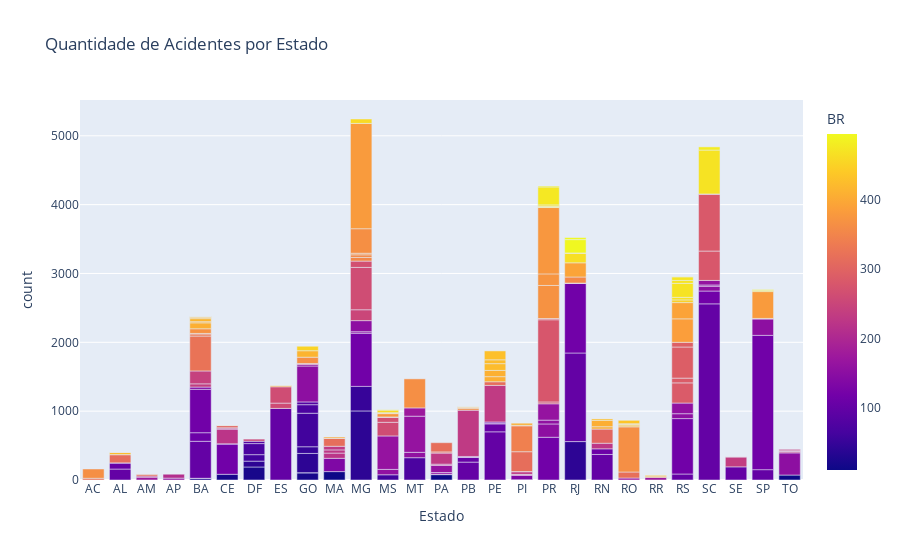

Source (notebook cell):
### Code cell
# Supondo que dados_agrupados já esteja definido conforme o código anterior
fig = px.bar(
    dados_agrupados2,
    x='Estado',      # Eixo x deve ser o Estado
    y='count',       # Eixo y deve ser a contagem de acidentes
    color='BR',  # Usar cor baseada nos estados
    title='Quantidade de Acidentes por Estado',  # Título do gráfico
)

# Exibir o gráfico
fig.show()

### Figure 1 — Plotly figure (JSON) as saved in the notebook; plotly's stock layout.template omitted (floating-point values rounded to 4 significant figures; data arrays with more than 128 entries replaced by an {"elided": "..."} marker saying what was removed)
{"data": [{"alignmentgroup": "True", "hovertemplate": "Estado=%{x}<br>count=%{y}<br>BR=%{marker.color}<extra></extra>", "legendgroup": "", "marker": {"color": {"elided": "227 int values"}, "coloraxis": "coloraxis", "pattern": {"shape": ""}}, "name": "", "offsetgroup": "", "orientation": "v", "showlegend": false, "textposition": "auto", "type": "bar", "x": {"elided": "227 str values"}, "xaxis": "x", "y": {"elided": "227 int values"}, "yaxis": "y"}], "layout": {"barmode": "relative", "coloraxis": {"colorbar": {"title": {"text": "BR"}}, "colorscale": [[0, "#0d0887"], [0.1111, "#46039f"], [0.2222, "#7201a8"], [0.3333, "#9c179e"], [0.4444, "#bd3786"], [0.5556, "#d8576b"], [0.6667, "#ed7953"], [0.7778, "#fb9f3a"], [0.8889, "#fdca26"], [1, "#f0f921"]]}, "legend": {"tracegroupgap": 0}, "title": {"text": "Quantidade de Acidentes por Estado"}, "xaxis": {"anchor": "y", "domain": [0, 1], "title": {"text": "Estado"}}, "yaxis": {"anchor": "x", "domain": [0, 1], "title": {"text": "count"}}}}
